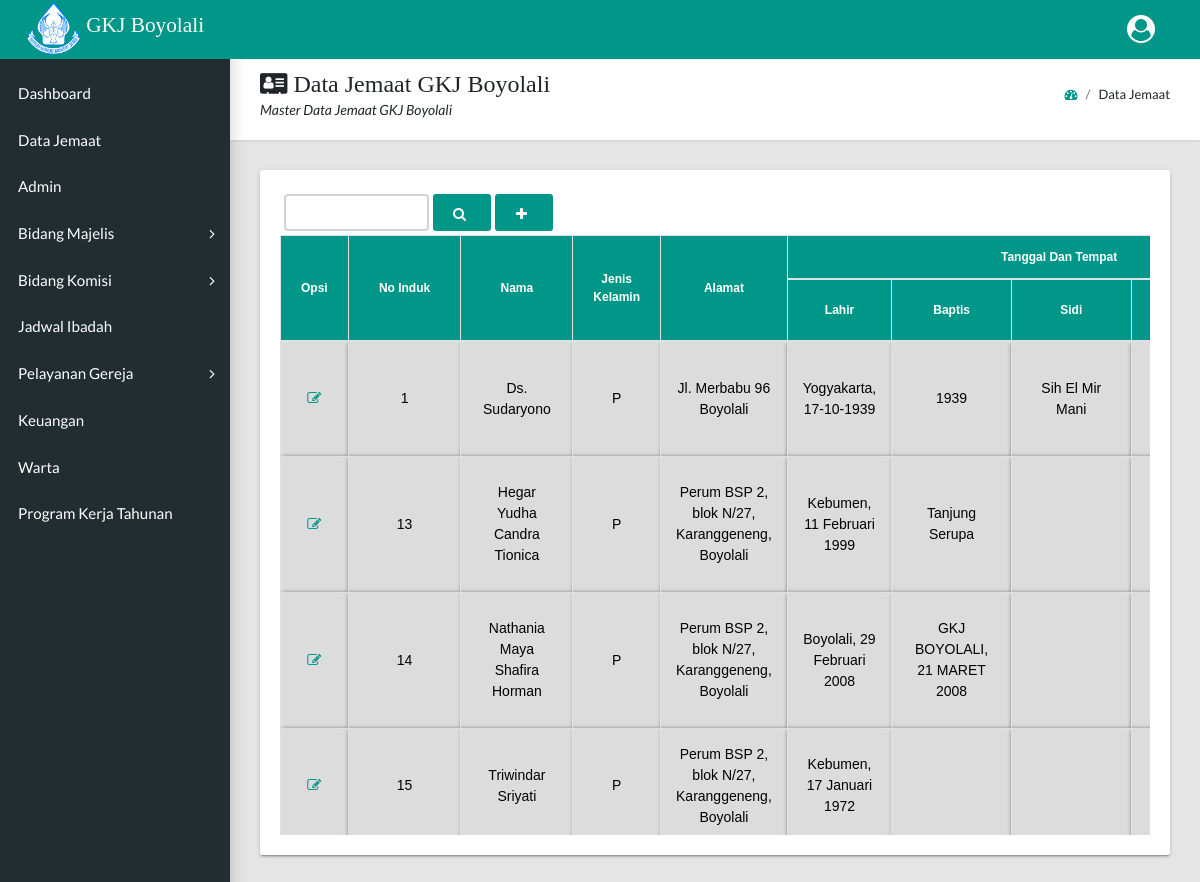
The app's page /admin/docs/data-jemaat.php with its own data.
### tables this page shows
CREATE TABLE `data_induk` (
  `no_induk` varchar(11) NOT NULL,
  `nama` varchar(50) NOT NULL,
  `jenis_kelamin` varchar(2) NOT NULL,
  `alamat` text NOT NULL,
  `lahir` text NOT NULL,
  `baptis` text NOT NULL,
  `sidi` text NOT NULL,
  `nikah` text NOT NULL,
  `meninggal` text NOT NULL,
  `orang_tua` varchar(50) NOT NULL,
  `suami_istri` varchar(50) NOT NULL,
  `dari_gereja` text NOT NULL,
  `ke_gereja` text NOT NULL,
  `keterangan` text NOT NULL,
  `keterangan_tambahan` text NOT NULL,
  `id` int(11) NOT NULL,
  `nik` int(18) NOT NULL
);

### admin/docs/data-jemaat.php (the view, shortened to what this page needs)
<?php
include '../../database.php';
if (isset($_POST['cari'])) {
$cari = $_POST['cari1'];
if ($cari != null) {
  $data_jemaat = mysqli_query($conn, "SELECT * FROM `data_induk` where `nama` like '%$cari%' or `no_induk` like '%$cari%' ");
  $data = mysqli_fetch_array($data_jemaat);
} else {
  $data_jemaat = mysqli_query($conn, "SELECT * FROM `data_induk` ");
  $data = mysqli_fetch_array($data_jemaat);
}
} else {
  $data_jemaat = mysqli_query($conn, "SELECT * FROM `data_induk` ");
}
$cek = mysqli_num_rows($data_jemaat);
?>
<!DOCTYPE html>
<html lang="en">
<?php
include 'header.php';
?>
  <body class="app sidebar-mini">
<?php
include 'navbar_menu.php';
include 'sidebar_menu.php';
?>
    <main class="app-content">
      <div class="app-title">
        <div>
          <h1><i class="fa fa-address-card" aria-hidden="true"></i> Data Jemaat GKJ Boyolali</h1>
          <p>Master Data Jemaat GKJ Boyolali</p>
        </div>
        <ul class="app-breadcrumb breadcrumb">
          <li class="breadcrumb-item"><a href="dashboard.php"><i class="fa fa-dashboard"></a></i></li>
          <li class="breadcrumb-item">Data Jemaat</li>
        </ul>
      </div>
      <div class="row">
        <div class="col-md-12">
          <div class="tile">
            <div class="tile-body">
              <form action="" method="POST">
              <div class="form-inline">
              <input type="text" name="cari1" class="form-control col-2 m-1">
              <button type="submit" name="cari" class="btn btn-info"><i class="app-menu__icon fa fa-search" aria-hidden="true"></i></button>
              <a href="proses_tambah.php" class="btn btn-info ml-1"><i class="app-menu__icon fa fa-plus" aria-hidden="true"></i></a>
            </div>
          </form>
              <div style="height: 600px;overflow: scroll;">
                <table class=" table-hover table-bordered" >
                  <?php
                  if ($cek == 0) {
                    echo "  <script>
                    Swal.fire(
                      '<strong>Announcement!</strong>',
                      'Activity schedule does not exist',
                      'question'
                    )
                   </script>";
                  } else { ?>
                  <thead>
                    <tr>
                      <th rowspan="2">Opsi</th>
                      <th rowspan="2">No Induk</th>
                      <th rowspan="2">Nama</th>
                      <th rowspan="2">Jenis Kelamin</th>
                      <th rowspan="2">Alamat</th>
                      <th colspan="5">Tanggal dan Tempat</th>
                    </tr>
                    <tr>
                      <th>Lahir</th>
                      <th>Baptis</th>
                      <th>Sidi</th>
                      <th>Nikah</th>
                    </tr>
                  </thead>
                  <tbody>
                  <?php foreach ($data_jemaat as $row) : ?>
                    <tr>
                      <td><a href="proses_edit.php?id=<?= $row["id"]; ?>"><i class="fa fa-pencil-square-o" aria-hidden="true" title="Edit"></i></td>
                      <td><?= $row["no_induk"]; ?></td>
                      <td><?= $row["nama"]; ?></td>
                      <td><?= $row["jenis_kelamin"]; ?></td>
                      <td><?= $row["alamat"]; ?></td>
                      <td><?= $row["lahir"]; ?></td>
                      <td><?= $row["baptis"]; ?></td>
                      <td><?= $row["sidi"]; ?></td>
                      <td><?= $row["nikah"]; ?></td>
                    </tr>
                    <?php endforeach;
                  }
                  ?>
                  </tbody>
                </table>
              </div>
          </div>
        </div>
      </div>
    </main>
  </body>
</html>

### admin/docs/header.php (style rules this page uses)
table { width: 100%; text-align: center; }
th { position: sticky; top: 0; background-color: #009688; color: #fff; padding: 12px 20px; text-align: center; text-transform: capitalize; font-family: 'PT Sans', sans-serif; font-size: 9pt; }
thead { position: sticky; top: 0; }
td { background-color:#DCDCDC; color: #000; text-align: center; border: #fff; padding: 15px; box-shadow: 2px 2px 5px #000000; font-family: 'Poppins', sans-serif; }

### records on screen
data_induk: no_induk "1", nama "Ds. Sudaryono", jenis_kelamin "P", alamat "Jl. Merbabu 96 Boyolali", lahir "Yogyakarta, 17-10-1939", baptis "1939", sidi "Sih El Mir Mani"
data_induk: no_induk "13", nama "Hegar Yudha Candra Tionica", jenis_kelamin "P", alamat "Perum BSP 2, blok N/27, Karanggeneng, Boyolali", lahir "Kebumen, 11 Februari 1999", baptis "Tanjung Serupa"
data_induk: no_induk "14", nama "Nathania Maya Shafira Horman", jenis_kelamin "P", alamat "Perum BSP 2, blok N/27, Karanggeneng, Boyolali", lahir "Boyolali, 29 Februari 2008", baptis "GKJ BOYOLALI, 21 MARET 2008"
data_induk: no_induk "15", nama "Triwindar Sriyati", jenis_kelamin "P", alamat "Perum BSP 2, blok N/27, Karanggeneng, Boyolali", lahir "Kebumen, 17 Januari 1972"
